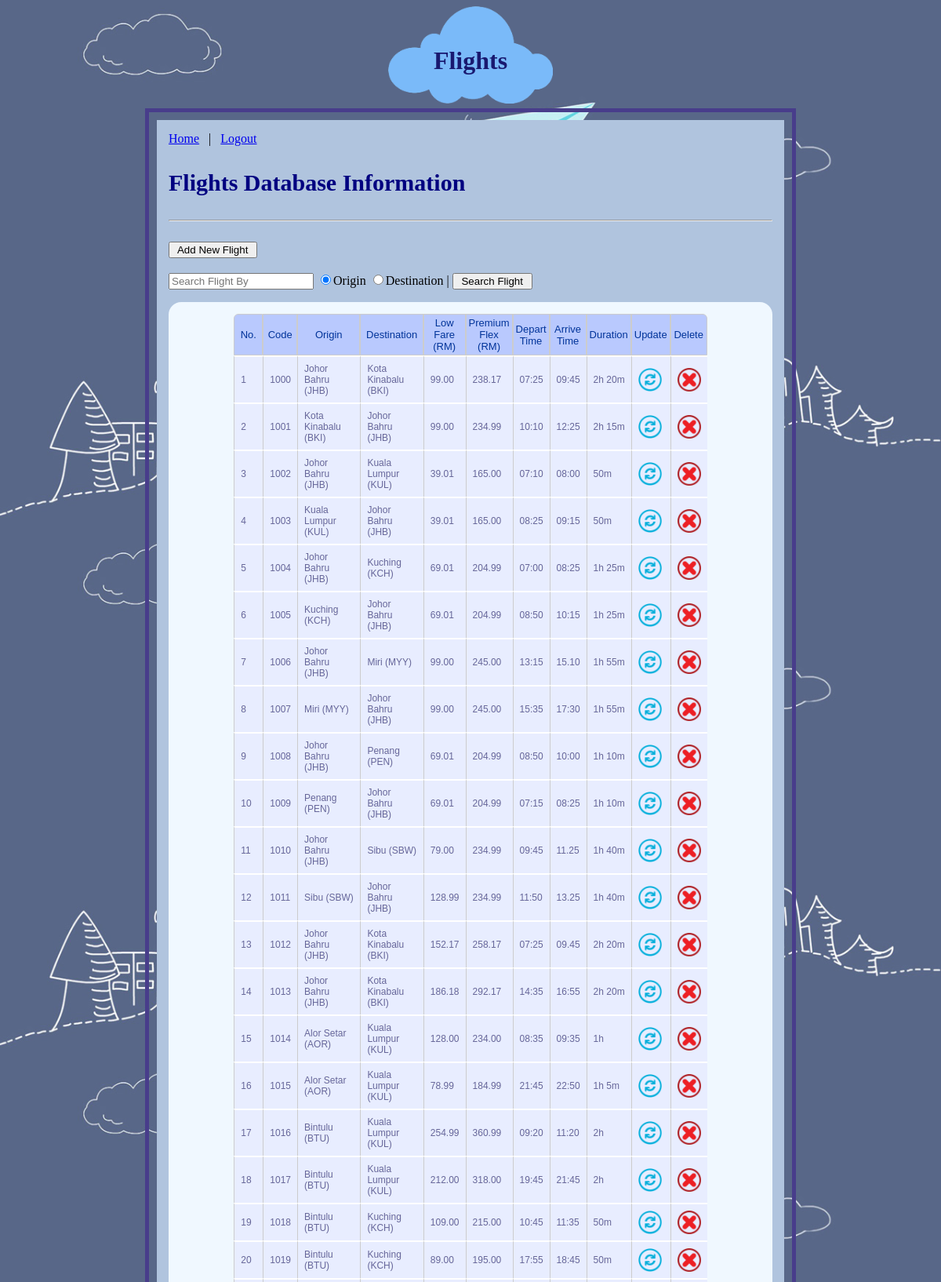
The page /admin/viewFlightA.php (signed in, upper part) on the database its author committed.
### tables this page shows
CREATE TABLE `flight` (
  `Code` int(4) NOT NULL AUTO_INCREMENT,
  `Origin` varchar(50) NOT NULL,
  `Destination` varchar(50) NOT NULL,
  `LowFare` varchar(10) NOT NULL,
  `PremiumFlex` varchar(10) NOT NULL,
  `DepartTime` varchar(10) NOT NULL,
  `ArriveTime` varchar(10) NOT NULL,
  `Duration` varchar(10) NOT NULL,
  PRIMARY KEY (`Code`),
  KEY `Loct` (`Origin`),
  KEY `Loct2` (`Destination`),
  CONSTRAINT `Loct` FOREIGN KEY (`Origin`) REFERENCES `locate` (`Origin`) ON DELETE CASCADE ON UPDATE CASCADE,
  CONSTRAINT `Loct2` FOREIGN KEY (`Destination`) REFERENCES `locate` (`Origin`) ON DELETE CASCADE ON UPDATE CASCADE
);

### admin/viewFlightA.php (the view, shortened to what this page needs)
<html>
<head>
	<link rel="stylesheet" type="text/css" href="../css/design.css">
	<link rel="stylesheet" type="text/css" href="../css/tablestyle.css">
</head>
<body>
	<div id="tile">
	<h1>Flights</h1></div>
	<div id="wrapper">
	<div id="bg1">
	<?php include('../include/valid2.php'); ?>
	<h3>Flights Database Information</h3><hr><br>
	<form action="<?php $_SELF ?>" method="POST">
		<input type="button" name="submit" value=" Add New Flight " onclick="window.location.href='addFlight.php'"/><br><br>
		<input type="text" name="sBox" placeholder="Search Flight By" />
		<input type="radio" name="search" value="o" checked />Origin
		<input type="radio" name="search" value="d" />Destination
		| <input type="submit" name="submit1" value=" Search Flight "/>
	</form>
	<p>
	<table id="rounded-corner" align="center">
		<tr>
			<th>No.</th>
			<th>Code</th>
			<th>Origin</th>
			<th>Destination</th>
			<th>Low Fare (RM)</th>
			<th>Premium Flex (RM)</th>
			<th>Depart Time</th>
			<th>Arrive Time</th>
			<th>Duration</th>
			<th>Update</th>
			<th>Delete</th>
		</tr>
	<?php
	if(empty($_POST['sBox'])) {
		$sql="SELECT * FROM flight ORDER BY Code ASC";
	}
	$result=mysql_query($sql);
	$x=1;
	while($row = mysql_fetch_row($result))  { ?>
	<tbody>
	<tr>
    <td><?php echo $x; ?></td>
    <td><?php echo $row[0]; ?></td>
    <td><?php echo $row[1]; ?></td>
    <td><?php echo $row[2]; ?></td>
    <td><?php echo $row[3]; ?></td>
    <td><?php echo $row[4]; ?></td>
    <td><?php echo $row[5]; ?></td>
    <td><?php echo $row[6]; ?></td>
    <td><?php echo $row[7]; ?></td>
	<td><a href="<?php echo 'editFlightA.php?code='.$row[0]; ?>" ><img src="../images/update.png" width="30px" height="30px" value="Update" alt="Update" title="Update" /></a></td>
	<td><a href="<?php echo 'deleteFlightA.php?code='.$row[0]; ?>" onClick="return conf('An email will be send to all customers to notify about the flight deletion.\nClick \'Cancel\' to terminate the deletion process');" ><img src="../images/delete.png" width="30px" height="30px" value="Delete" alt="Delete" title="Delete" /></a></td>
	</tr>
    <tbody>
	<?php $x=$x+1; } ?>
	</table>
	</p>
</body>
</html>

### css/design.css (style rules this page uses)
body { background-image:url("../images/bg1.jpg"); background-repeat:repeat-y; background-size:100%; }
h1 { color : MidnightBlue; text-align:center; }
h3 { font-size : 30px; color : Navy; }
p { background-color:AliceBlue; padding:15px; font-weight : bold; font-size : 16px; border-radius: 1em; }
hr { color:blue; }
#wrapper { width:800px; margin:0px auto; padding:10px; border: 5px solid; border-color:darkslateblue; }
#bg1 { background-color : LightSteelBlue; padding:15px; }
#tile { background-image:url("../images/cloud.jpg"); background-repeat:no-repeat; margin-left: auto; margin-right: auto; height:70px; width:150px; background-size:100%; padding:30px 30px 30px 30px; position:center; }

### css/tablestyle.css (style rules this page uses)
table { border-spacing: 0; width: 100%; border: 0px; }
#rounded-corner { font-family: "Lucida Sans Unicode", "Lucida Grande", Sans-Serif; font-size: 12px; width: 480px; text-align: left; }
#rounded-corner td { border-left: 1px solid #ccc; border-top: 1px solid #ccc; text-align: left; }
#rounded-corner th { padding: 3px; font-weight: normal; font-size: 13px; color: #039; background: #b9c9fe; border: 1px solid #ccc; text-align: center; }
#rounded-corner td { padding: 8px; background: #e8edff; border-top: 2px solid #fff; color: #669; }
#rounded-corner th:first-child { -moz-border-radius: 6px 0 0 0; -webkit-border-radius: 6px 0 0 0; border-radius: 6px 0 0 0; }
#rounded-corner th:last-child { -moz-border-radius: 0 6px 0 0; -webkit-border-radius: 0 6px 0 0; border-radius: 0 6px 0 0; }

### rows shown on the page
flight: Code "1000", Origin "Johor Bahru (JHB)", Destination "Kota Kinabalu (BKI)", LowFare "99.00", PremiumFlex "238.17", DepartTime "07:25", ArriveTime "09:45", Duration "2h 20m"
flight: Code "1001", Origin "Kota Kinabalu (BKI)", Destination "Johor Bahru (JHB)", LowFare "99.00", PremiumFlex "234.99", DepartTime "10:10", ArriveTime "12:25", Duration "2h 15m"
flight: Code "1002", Origin "Johor Bahru (JHB)", Destination "Kuala Lumpur (KUL)", LowFare "39.01", PremiumFlex "165.00", DepartTime "07:10", ArriveTime "08:00", Duration "50m"
flight: Code "1003", Origin "Kuala Lumpur (KUL)", Destination "Johor Bahru (JHB)", LowFare "39.01", PremiumFlex "165.00", DepartTime "08:25", ArriveTime "09:15", Duration "50m"
flight: Code "1004", Origin "Johor Bahru (JHB)", Destination "Kuching (KCH)", LowFare "69.01", PremiumFlex "204.99", DepartTime "07:00", ArriveTime "08:25", Duration "1h 25m"
flight: Code "1005", Origin "Kuching (KCH)", Destination "Johor Bahru (JHB)", LowFare "69.01", PremiumFlex "204.99", DepartTime "08:50", ArriveTime "10:15", Duration "1h 25m"
flight: Code "1006", Origin "Johor Bahru (JHB)", Destination "Miri (MYY)", LowFare "99.00", PremiumFlex "245.00", DepartTime "13:15", ArriveTime "15.10", Duration "1h 55m"
flight: Code "1007", Origin "Miri (MYY)", Destination "Johor Bahru (JHB)", LowFare "99.00", PremiumFlex "245.00", DepartTime "15:35", ArriveTime "17:30", Duration "1h 55m"
flight: Code "1008", Origin "Johor Bahru (JHB)", Destination "Penang (PEN)", LowFare "69.01", PremiumFlex "204.99", DepartTime "08:50", ArriveTime "10:00", Duration "1h 10m"
flight: Code "1009", Origin "Penang (PEN)", Destination "Johor Bahru (JHB)", LowFare "69.01", PremiumFlex "204.99", DepartTime "07:15", ArriveTime "08:25", Duration "1h 10m"
flight: Code "1010", Origin "Johor Bahru (JHB)", Destination "Sibu (SBW)", LowFare "79.00", PremiumFlex "234.99", DepartTime "09:45", ArriveTime "11.25", Duration "1h 40m"
flight: Code "1011", Origin "Sibu (SBW)", Destination "Johor Bahru (JHB)", LowFare "128.99", PremiumFlex "234.99", DepartTime "11:50", ArriveTime "13.25", Duration "1h 40m"
flight: Code "1012", Origin "Johor Bahru (JHB)", Destination "Kota Kinabalu (BKI)", LowFare "152.17", PremiumFlex "258.17", DepartTime "07:25", ArriveTime "09.45", Duration "2h 20m"
flight: Code "1013", Origin "Johor Bahru (JHB)", Destination "Kota Kinabalu (BKI)", LowFare "186.18", PremiumFlex "292.17", DepartTime "14:35", ArriveTime "16:55", Duration "2h 20m"
flight: Code "1014", Origin "Alor Setar (AOR)", Destination "Kuala Lumpur (KUL)", LowFare "128.00", PremiumFlex "234.00", DepartTime "08:35", ArriveTime "09:35", Duration "1h"
flight: Code "1015", Origin "Alor Setar (AOR)", Destination "Kuala Lumpur (KUL)", LowFare "78.99", PremiumFlex "184.99", DepartTime "21:45", ArriveTime "22:50", Duration "1h 5m"
flight: Code "1016", Origin "Bintulu (BTU)", Destination "Kuala Lumpur (KUL)", LowFare "254.99", PremiumFlex "360.99", DepartTime "09:20", ArriveTime "11:20", Duration "2h"
flight: Code "1017", Origin "Bintulu (BTU)", Destination "Kuala Lumpur (KUL)", LowFare "212.00", PremiumFlex "318.00", DepartTime "19:45", ArriveTime "21:45", Duration "2h"
flight: Code "1018", Origin "Bintulu (BTU)", Destination "Kuching (KCH)", LowFare "109.00", PremiumFlex "215.00", DepartTime "10:45", ArriveTime "11:35", Duration "50m"
flight: Code "1019", Origin "Bintulu (BTU)", Destination "Kuching (KCH)", LowFare "89.00", PremiumFlex "195.00", DepartTime "17:55", ArriveTime "18:45", Duration "50m"
